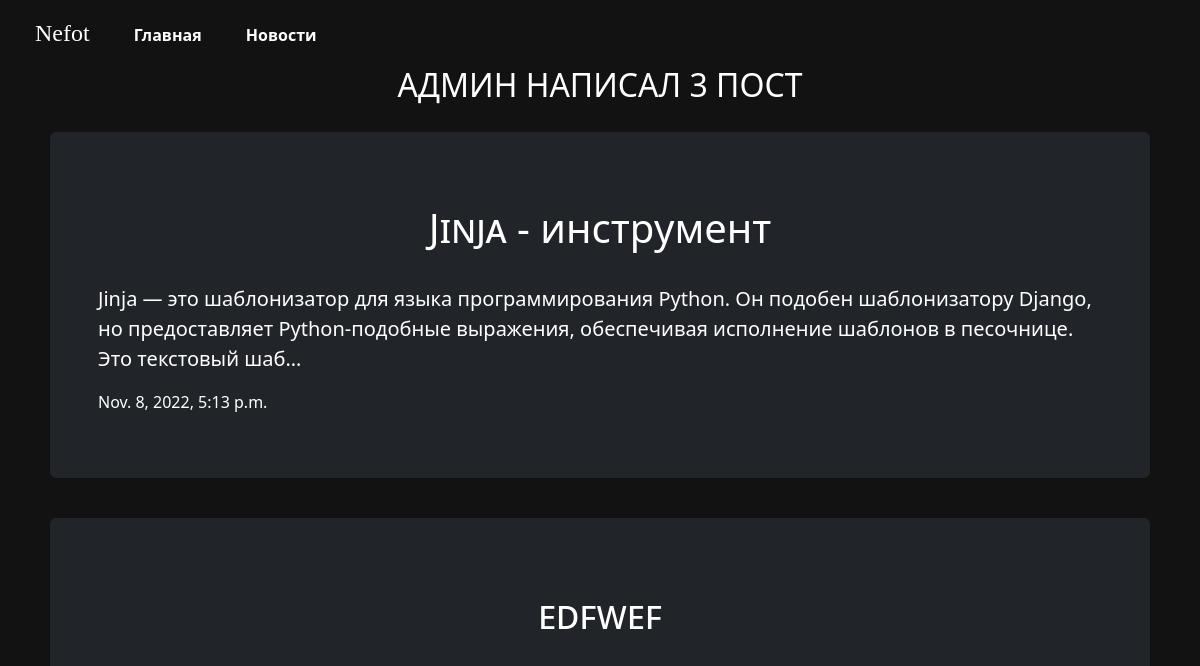
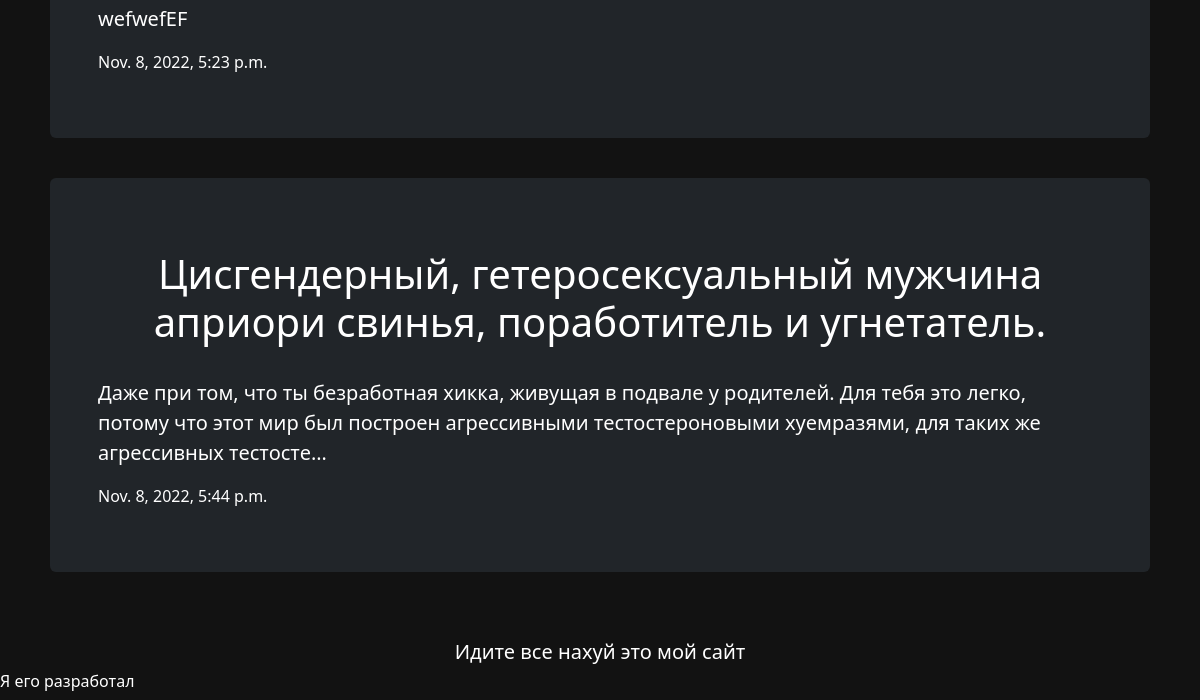
The page /blog/ on the database as committed earlier (2 pictures, top to bottom).
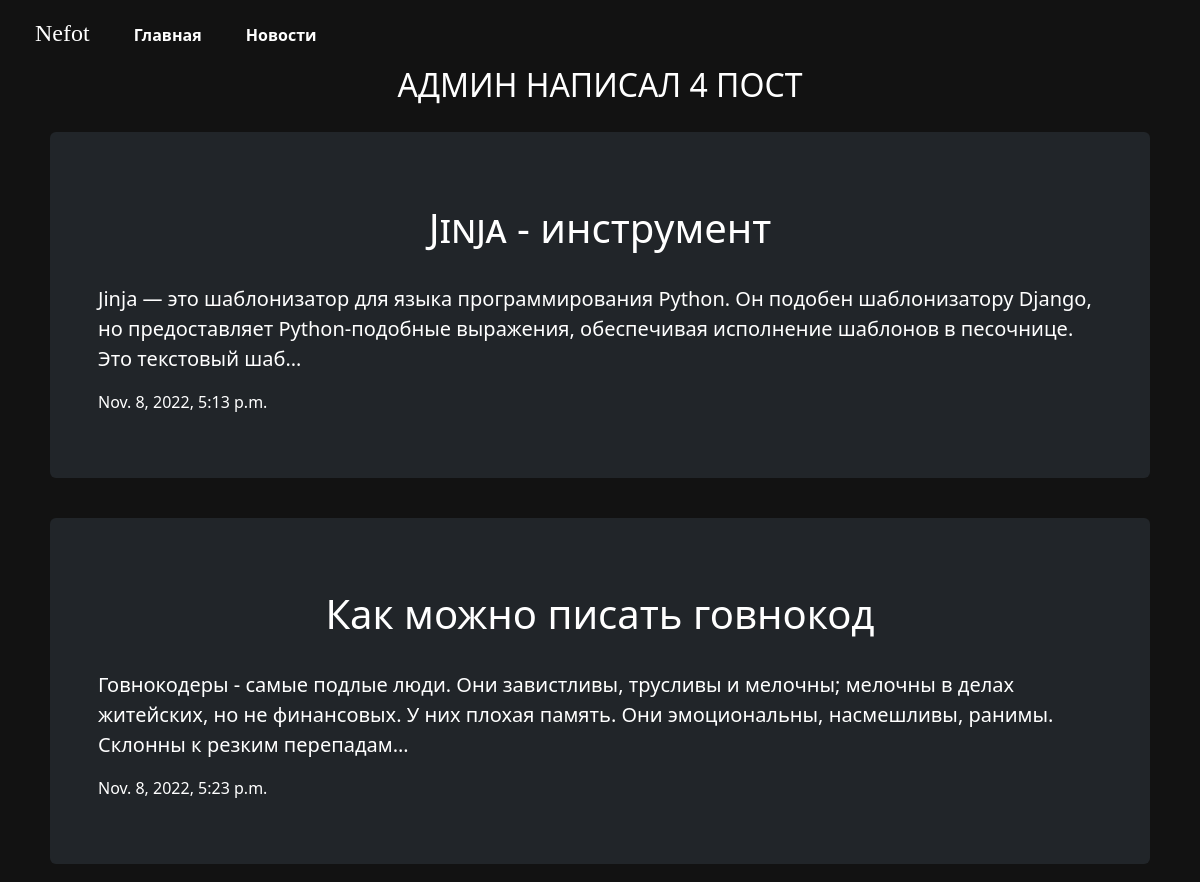
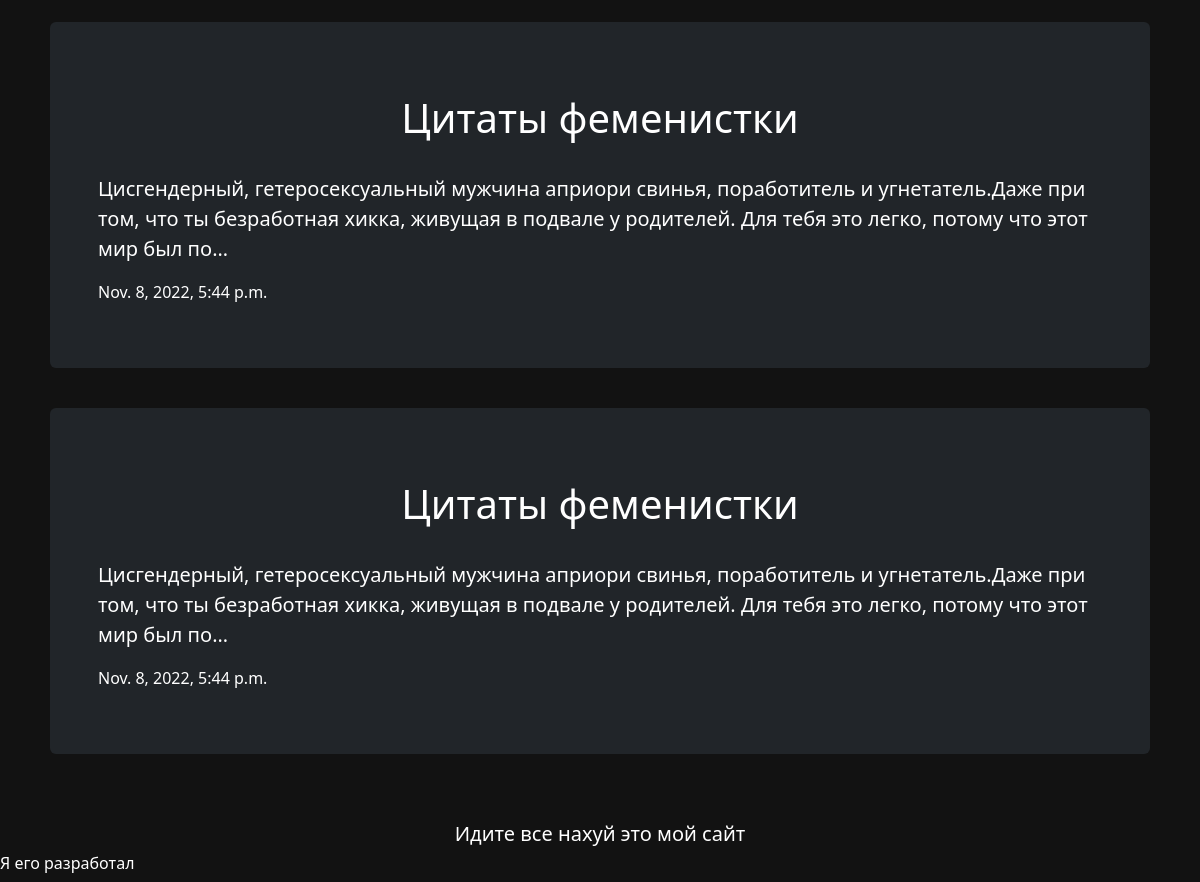
The same page on the database as committed later (2 pictures, top to bottom).
### blog/models.py (models this page shows)
class Blog(models.Model):
    title = models.CharField(max_length=100)
    subtitle = models.CharField(max_length=2550000)
    time = models.DateTimeField(auto_now=False, default=timezone.now)

### blog/views.py (the view)
# urls.py: path('', views.all_blogs,name='all_blogs'),
def all_blogs(request):
    blog = Blog.objects.all()
    return render(request, 'blog/all_blogs.html', {"blog": blog})

### blog/templates/blog/all_blogs.html
{% extends 'blog/base.html' %} {% load static %} {% block content %}
    <h2>АДМИН НАПИСАЛ {{blog.count}} ПОСТ</h2> {% for blog in blog %} <div class="container margin">
  <div class="bg-dark p-5 rounded">
    <a href="{% url 'detail' blog.id %}">
      <h1>{{ blog.title }}</h1>
    </a>
    <p class="lead">{{ blog.subtitle |safe| truncatechars:200}}</p>
    <p>{{ blog.time}}</p>
  </div>
</div> {% endfor %} {% endblock %}

Rows that differ between the two databases and show on the page:
changed Blog: title "edfwef" → "Как можно писать говнокод"; subtitle "wefwefEF" → "Говнокодеры - самые подлые люди. Они завистливы, трусливы и мелочны; мелочны в делах житейских, но не финансовых. У них плохая память. Они эмоциональны, насмешливы, ранимы. Склонны к резким перепадам…"
changed Blog (number 3 of 4 on the later page): title "Цисгендерный, гетеросексуальный мужчина априори свинья, поработитель и угнетатель." → "Цитаты феменистки"; subtitle "Даже при том, что ты безработная хикка, живущая в подвале у родителей. Для тебя это легко, потому что этот мир был построен агрессивными тестостероновыми хуемразями, для таких же агрессивных тестосте…" → "Цисгендерный, гетеросексуальный мужчина априори свинья, поработитель и угнетатель.Даже при том, что ты безработная хикка, живущая в подвале у родителей. Для тебя это легко, потому что этот мир был по…"
added Blog: title "Цитаты феменистки", subtitle "Цисгендерный, гетеросексуальный мужчина априори свинья, поработитель и угнетатель.Даже при том, что ты безработная хикка, живущая в подвале у родителей. Для тебя это легко, потому что этот мир был по…", time "Nov. 8, 2022, 5:44 p.m."
Other text that changed with them:
{{ blog.count }}: "3" → "4"
